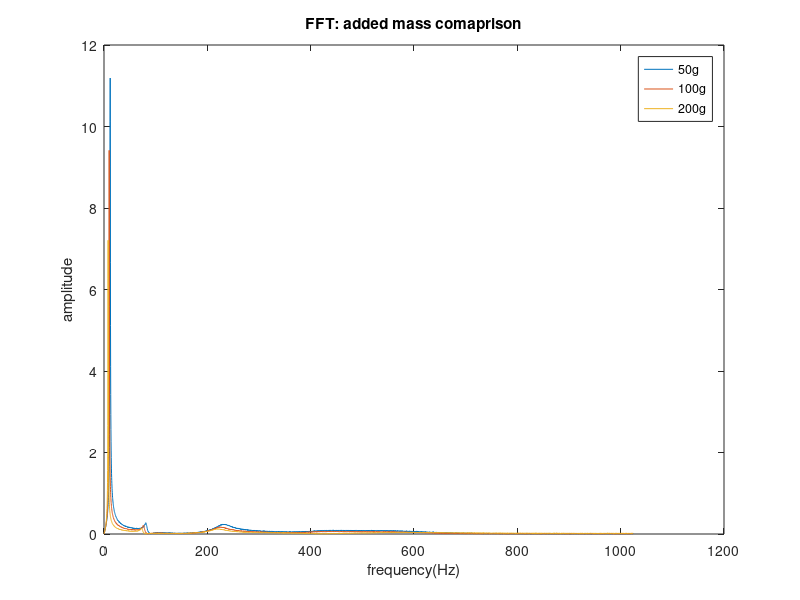

The MATLAB script that drew this image:
clear all
close all 
clc

load('VDeXpiLab1_2022413_2321.mat')  %40cm 50g 2cm steel
fs=2048;    %sampling frequency
X=fft(Out.Acc(1,:));
n=length(Out.Time);
f=linspace(0,fs/2,round(n/2));


X=abs(2*(X(1:round(n/2)))/n);
X(1)=X(1)/2;

figure
plot(f,X)
title('FFT: added mass comaprison')
xlabel('frequency(Hz)')
ylabel('amplitude')
hold on

load('VDeXpiLab1_2022413_2325.mat')  %40cm 100g 2cm steel
fs=2048;    %sampling frequency
X=fft(Out.Acc(1,:));
n=length(Out.Time);
f=linspace(0,fs/2,round(n/2));


X=abs(2*(X(1:round(n/2)))/n);
X(1)=X(1)/2;

plot(f,X)
title('FFT: added mass comaprison')
xlabel('frequency(Hz)')
ylabel('amplitude')
hold on

load('VDeXpiLab1_2022413_2320.mat')  %40cm 200g 2cm steel
X=fft(Out.Acc(1,:));
n=length(Out.Time);
f=linspace(0,fs/2,round(n/2));


X=abs(2*(X(1:round(n/2)))/n);
X(1)=X(1)/2;

plot(f,X)
title('FFT: added mass comaprison')
xlabel('frequency(Hz)')
ylabel('amplitude')
legend('50g','100g','200g')
hold on
